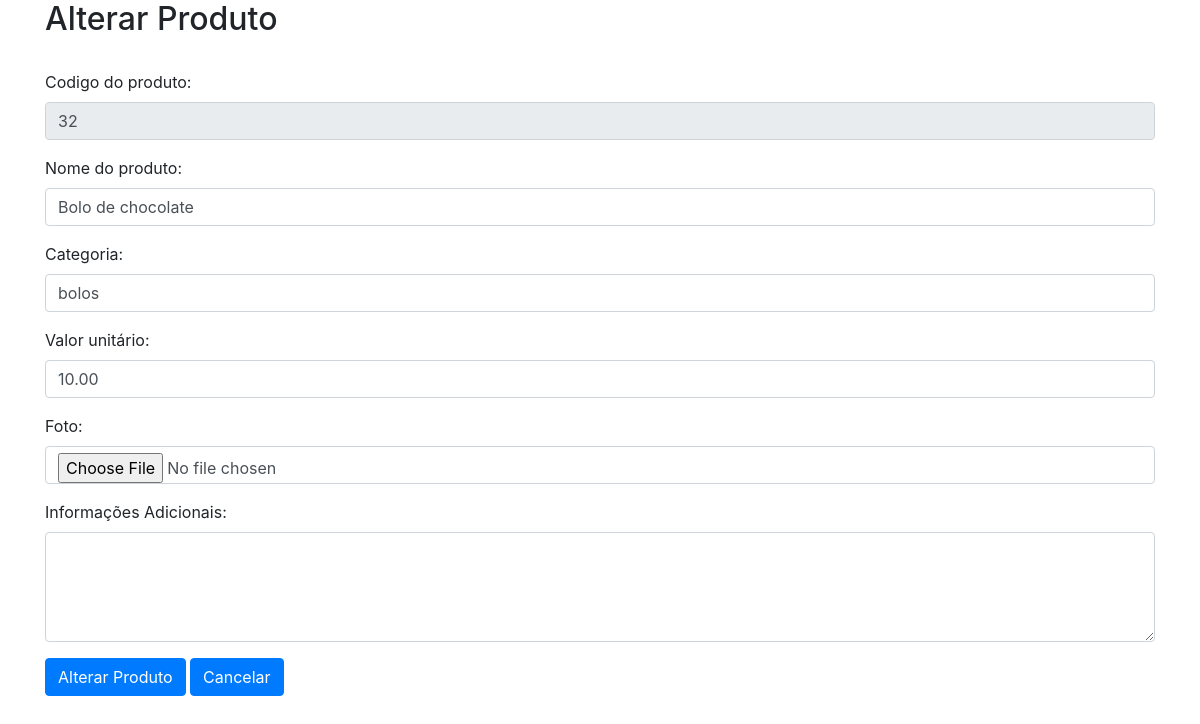
/form_alterar_produto.php (signed in), run on the app's committed database.
### tables this page shows
CREATE TABLE `produto` (
  `codigo` int(11) NOT NULL,
  `nome` varchar(100) NOT NULL,
  `categoria` varchar(50) NOT NULL,
  `valor` decimal(6,2) NOT NULL,
  `foto` varchar(100) DEFAULT NULL,
  `info_adicional` varchar(200) DEFAULT NULL,
  `codigo_usuario` int(11) NOT NULL,
  `situacao` enum('HABILITADO','DESABILITADO') NOT NULL,
  `data_hora` timestamp NOT NULL DEFAULT current_timestamp()
);

### selecionar_produto.php (called while the page is built, shortened)
<?php
    $where_cod = "";
    try {
        include("conexao.php");
        $consulta = $conn->prepare("SELECT * FROM produto WHERE situacao = 'HABILITADO'" . $where_cod);
        $consulta->execute();
        $produtos = $consulta->fetchAll();
   } catch(PDOException $e) {
       echo "Erro ao selecionar banco de dados: " . $e->getMessage();
       $resultado["msg"] = "Item não inserido!";
       $resultado["cod"] = 0;
   }
?>

### form_alterar_produto.php (the view, shortened to what this page needs)
<?php if ( isset($_SESSION["nome_usuario"])): ?>
<!DOCTYPE html>
<html lang="en">
<head>
    <link rel="stylesheet" href="https://stackpath.bootstrapcdn.com/bootstrap/4.1.3/css/bootstrap.min.css">
</head>
<body>
    <div class="container">
        <?php
            include("selecionar_produto.php");
        ?>
        <form action="alterar_produto.php" method="POST">
        <h2>Alterar Produto</h2><br>
            <div class="form-group">
                <label for="nome_produto"> Codigo do produto: </label>
                <input type="text" required readonly value="<?= $produtos[0]['codigo']; ?>" class="form-control" id="cod_prod" name="cod_prod">
            </div>
            <div class="form-group">
                <label for="nome_produto"> Nome do produto: </label>
                <input type="text" required value="<?= $produtos[0]['nome']; ?>" class="form-control" id="nome_produto" name="nome_produto" placeholder="Digite o produto">
            </div>
            <div class="form-group">
                <label for="categoria_produto"> Categoria: </label>
                <input type="text" required value="<?= $produtos[0]['categoria']; ?>" class="form-control" id="categoria_produto" name="categoria_produto">
            </div>
            <div class="form-group">
                <label for="valor_produto"> Valor unitário: </label>
                <input type="number" step=".01" required value="<?= $produtos[0]['valor']; ?>" class="form-control" id="valor_produto" name="valor_produto">
            </div>
            <div class="form-group">
                <label for="foto_produto"> Foto: </label>
                <input type="file" class="form-control" id="foto_produto" name="foto_produto">
            </div>
            <div class="form-group">
                <label for="info_produto"> Informações Adicionais: </label>
                <textarea class="form-control" id="info_produto" name="info_produto" rows="4" cols="50"><?= $produtos[0]['info_adicional']; ?></textarea>
            </div>
            <button type="submit" class="btn btn-primary">Alterar Produto</button>
            <a href="produto.php" type="submit" class="btn btn-primary">Cancelar</a>
        </form>
        <br><br><br>
    </div>
</body>
</html>
<?php else: ?>
    <div class="alert alert-danger">
        Você precisa fazer o login
    </div>
<?php endif; ?>

### data on the page
produto: cod_prod "32", nome_produto "Bolo de chocolate", categoria_produto "bolos", valor_produto "10.00"
